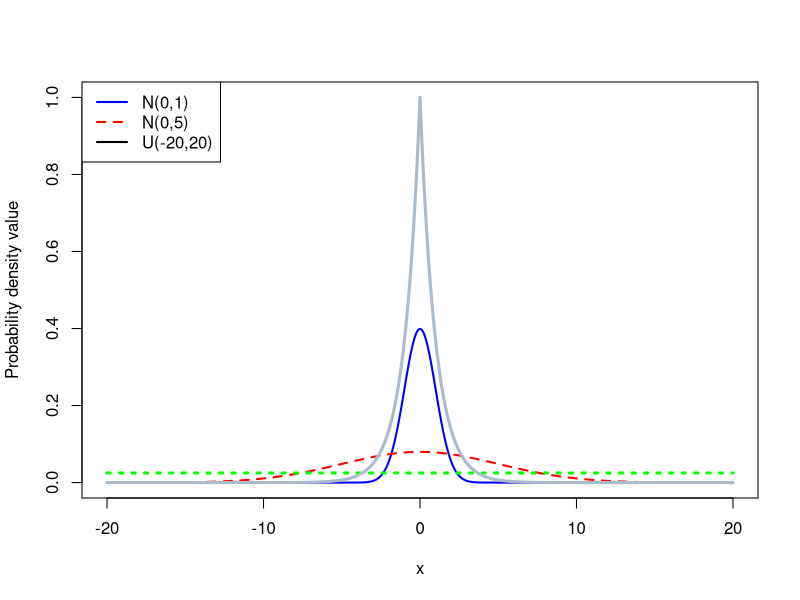
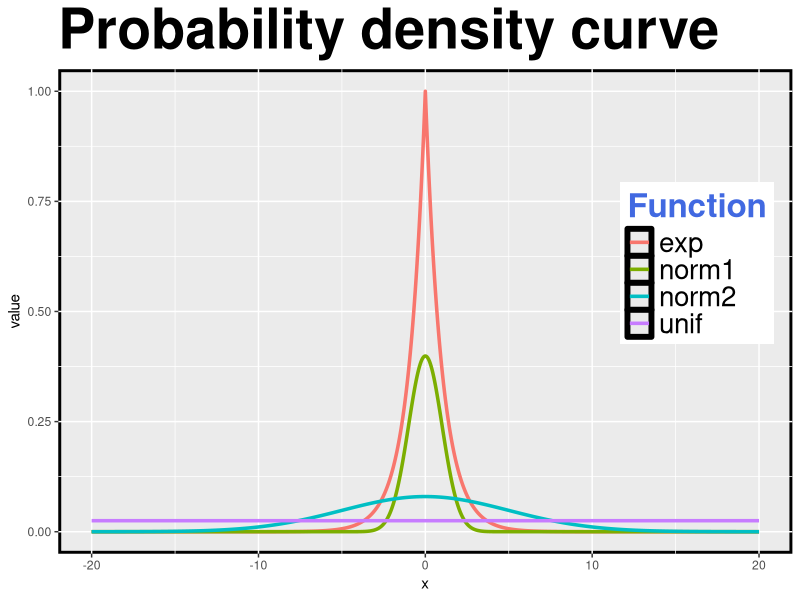
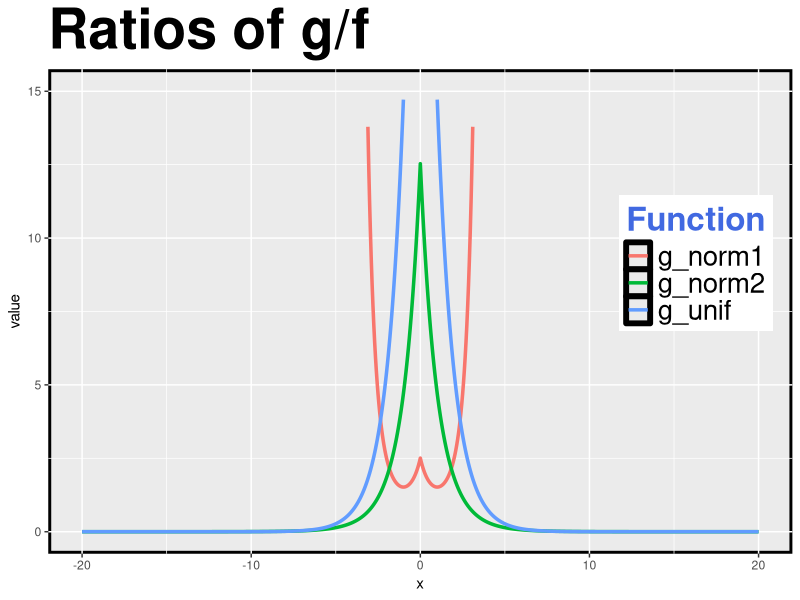
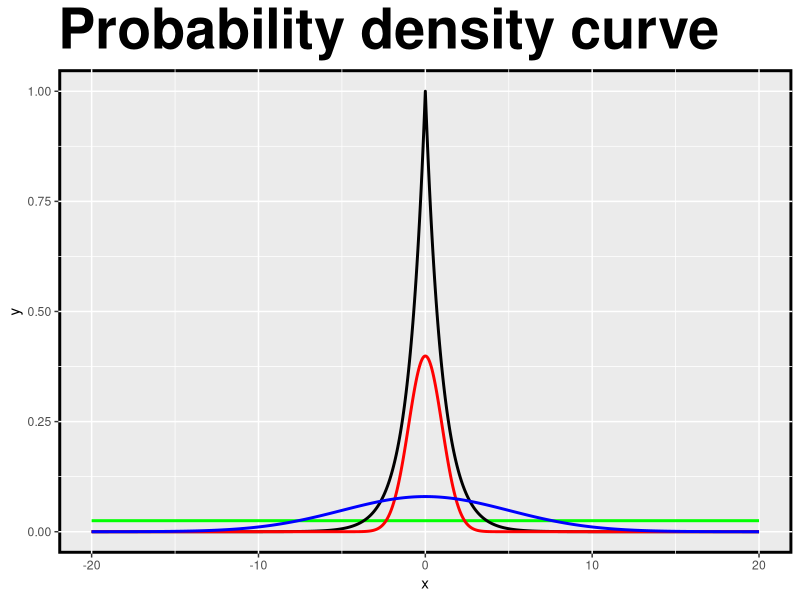
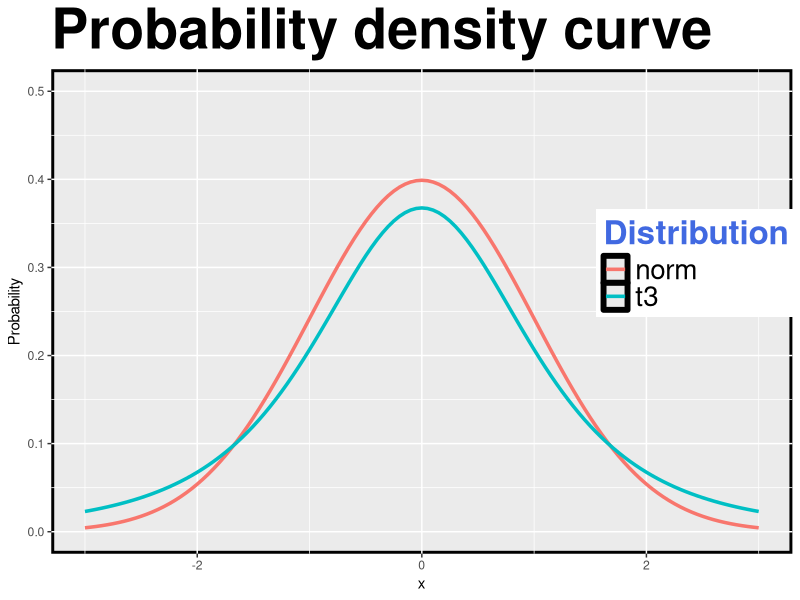
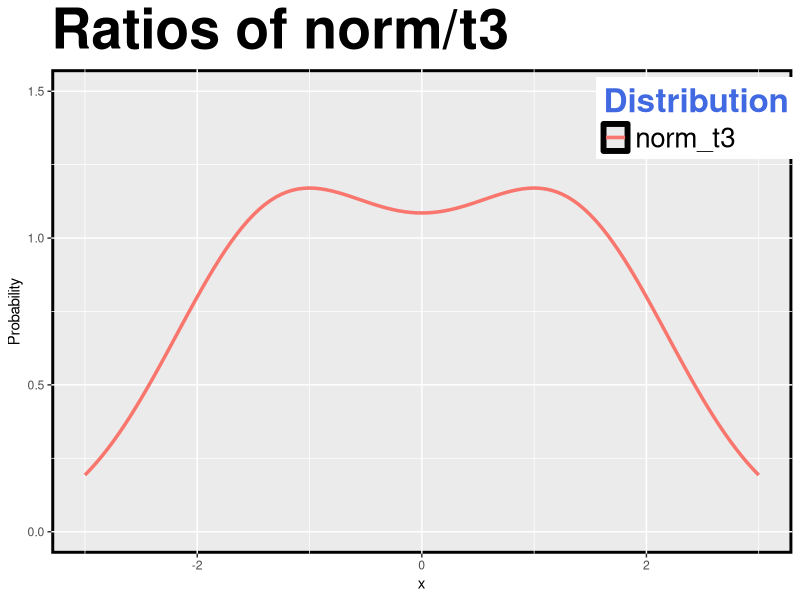
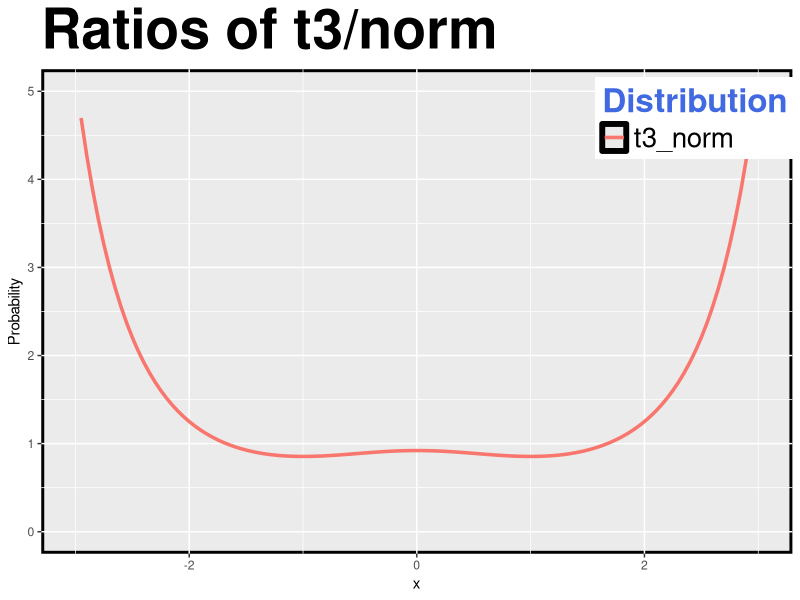

Write the R code that produced these figures, in order.
# 統計與模擬 HW1

# Question 01
n = 1000
z <- c();z1 <- c();z2 <- c()
for(i in 1:5000){
  y = runif(n,-20,20)
  x = 40*exp(-abs(y))
  z <- c(z,mean(x))
  
  y1 = rnorm(n,0,1)
  x1 = 40*exp(-abs(y1))*dunif(y1,-20,20)/dnorm(y1,0,1)
  z1 <- c(z1,mean(x1))
  
  y2 = rnorm(n,0,5)
  x2 = 40*exp(-abs(y2))*dunif(y2,-20,20)/dnorm(y2,0,5)
  z2 <- c(z2,mean(x2))
}
mean(z);var(z)
mean(z1);var(z1)
mean(z2);var(z2)

g <- function(x){
  y = exp(-abs(x))
  return(y)
}
f <- function(x){
  y = 0.025
  return(y)
}
par(pch=22, col="black") # plotting symbol and color
# set up the plot 

x=seq(-20,20,by=0.05)
plot(x,xlim = c(-20,20),ylim=c(0,1),type ="n", xlab="x", ylab="Probability density value") 
lines(x,dnorm(x,0,sd=1), col="blue", lwd=2, lty= 1,ylim=c(0,1))
curve(dnorm(x, sd=5), -20, 20, col="red", lwd=2, lty= 2, add=T)
curve(dunif(x, -20, 20),col="green", lwd=3, lty= 3, add=T)
lines(x,g(x),col="#AABBCC",lwd=3)
legend("topleft", c("N(0,1)", "N(0,5)","U(-20,20)"),
       col=c("blue","red",1), lwd=c(2,2,2), lty=c(1,2,1))
library(ggplot2)
library(dplyr)
x = seq(-20,20,by=0.05)
unif = f(x)
exp = g(x)
norm1 = dnorm(x,0,1)
norm2 = dnorm(x,0,5)
data <- cbind(x,unif,exp,norm1,norm2) %>% as.data.frame()
library(tidyverse)
data2 <- gather(data,key = "type",value = "value",2:5)
colnames(data) <- c("x","unif","exp(-|x|)","norm(0,1)","norm(0,5)")
ggplot(data2,aes(x=x))+ labs(title = "Probability density curve")+
  scale_y_continuous(limits = c(0,1))+
  geom_line(mapping = aes(x=x,y=value,color=type,group=type),size=1.2)+
  theme(legend.title = element_text(colour="royalblue", size=20, face="bold"))+
  theme(plot.title = element_text(size = 40, face = "bold"))+
  theme(legend.title=element_text(size=24))+
  theme(legend.text=element_text(size=20))+
  theme(legend.position = c(0.87,0.6))+
  theme(panel.background = element_rect(colour="black",size = 2))+ 
  scale_colour_discrete(name = "Function")

# plot2
x = seq(-20,20,by=0.05)
g_unif = g(x)/f(x)
g_norm1 = g(x)/dnorm(x,0,1)
g_norm2 = g(x)/dnorm(x,0,5)
data <- cbind(x,g_unif,g_norm1,g_norm2) %>% as.data.frame()
library(tidyverse)
data <- gather(data,key = "type",value = "value",2:4)
ggplot(data,aes(x=x))+ labs(title = "Ratios of g/f")+
  ylim(0,15)+
  geom_line(mapping = aes(x=x,y=value,color=type,group=type),size=1.2)+
  theme(legend.title = element_text(colour="royalblue", size=20, face="bold"))+
  theme(plot.title = element_text(size = 40, face = "bold"))+
  theme(legend.title=element_text(size=24))+
  theme(legend.text=element_text(size=20))+
  theme(legend.position = c(0.87,0.6))+
  theme(panel.background = element_rect(colour="black",size = 2))+ 
  scale_colour_discrete(name = "Function")
  
# Cao
x = seq(-20,20,by=0.05)
y = f(x)
y1 = g(x)
y2 = dnorm(x,0,1)
y3 = dnorm(x,0,5)
data <- cbind(x,y,y1,y2,y3) %>% as.data.frame()
ggplot(data,aes(x=x)) + labs(title = "Probability density curve") + 
  scale_y_continuous(limits = c(0,1))+
  geom_line(aes(y=y),lwd=1,col="green")+
  geom_line(aes(y=y1),lwd=1)+
  geom_line(aes(y=y2),lwd=1,col="red")+
  geom_line(aes(y=y3),lwd=1,col="blue")+
  theme(legend.position="topright")+
  theme(legend.title = element_text(colour="royalblue", size=20, face="bold"))+
  theme(plot.title = element_text(size = 40, face = "bold"))+
  theme(legend.title=element_text(size=24))+
  theme(legend.text=element_text(size=20))+
  theme(legend.position = c(0.87,0.6))+
  theme(panel.background = element_rect(colour="black",size = 2))+ 
  scale_colour_discrete(name = "Function")+
  scale_fill_manual(values=c("#999999", "#E69F00", "#56B4E9"), 
                    name="Experimental\nCondition",
                    breaks=c("yl", "y2", "y3"),
                    labels=c("Control", "Treatment 1", "Treatment 2"))
  
# Question 02

g<-function(x){(1/((2*pi)^(1/2)))*exp((-1/2)*(x^2))}

n = 1000
z <- c();z0 <- c();z1 <- c();z2 <- c();z3 <- c()
for(i in 1:5000){
  y1 = rt(n,df = 3)
  x1 = y1*g(y1)/dt(y1,df = 3)
  z1 <- c(z1,mean(x1))
  x2 = (y1)^2*g(y1)/dt(y1,df=3)
  z2 <- c(z2,mean(x2))
}
mean(z1);var(z1)
mean(z2);var(z2)
var_z <- mean(z2)-(mean(z1))^2;var_z


f <- function(t){
    y =(gamma(2)/(sqrt(3*pi)*gamma(3/2))*((1+(t^2)/3))^(-2))
    return(y)
}


n = 1000
z <- c();z0 <- c();z1 <- c();z2 <- c();z3 <- c()
for(i in 1:5000){
  y1 = rnorm(n,0,1)
  x1 = y1*dt(y1,df = 3)/dnorm(y1,0,1)
  z1 <- c(z1,mean(x1))
  x2 = (y1)^2*dt(y1,df = 3)/dnorm(y1,0,1)
  z2 <- c(z2,mean(x2))
}
mean(z1);var(z1)
mean(z2);var(z2)
var_z <- mean(z2)-(mean(z1))^2;var_z

# plot
x = seq(-3,3,by=0.05)
norm = dnorm(x,0,1)
t3 = dt(x,df = 3)
data3 <- cbind(x,norm,t3) %>% as.data.frame()
options(digits = 6)
library(tidyverse)
data3 <- gather(data3,key = "Distribution",value = "Probability",2:3)
ggplot(data3,aes(x=x)) + labs(title = "Probability density curve") + 
  scale_y_continuous(limits = c(0,0.5))+
  geom_line(mapping = aes(y=Probability,color=Distribution,group=Distribution),size=1.2)+
  theme(legend.title = element_text(colour="royalblue", size=20, face="bold"))+
  theme(plot.title = element_text(size = 40, face = "bold"))+
  theme(legend.title=element_text(size=24))+
  theme(legend.text=element_text(size=20))+
  theme(legend.position = c(0.87,0.6))+
  theme(panel.background = element_rect(colour="black",size = 2))

# plot
x = seq(-3,3,by=0.05)
norm_t3 = dnorm(x,0,1)/ dt(x,df = 3)
data3 <- cbind(x,norm_t3) %>% as.data.frame()
library(tidyverse)
data3 <- gather(data3,key = "Distribution",value = "Probability",2)
ggplot(data3,aes(x=x)) + labs(title = "Ratios of norm/t3") + 
  scale_y_continuous(limits = c(0,1.5))+
  geom_line(mapping = aes(y=Probability,color=Distribution,group=Distribution),size=1.2)+
  theme(legend.title = element_text(colour="royalblue", size=20, face="bold"))+
  theme(plot.title = element_text(size = 40, face = "bold"))+
  theme(legend.title=element_text(size=24))+
  theme(legend.text=element_text(size=20))+
  theme(legend.position = c(0.87,0.9))+
  theme(panel.background = element_rect(colour="black",size = 2))

# plot
x = seq(-3,3,by=0.05)
t3_norm = dt(x,df = 3)/dnorm(x,0,1) 
data3 <- cbind(x,t3_norm) %>% as.data.frame()
library(tidyverse)
data3 <- gather(data3,key = "Distribution",value = "Probability",2)
ggplot(data3,aes(x=x)) + labs(title = "Ratios of t3/norm") + 
  scale_y_continuous(limits = c(0,5))+
  geom_line(mapping = aes(y=Probability,color=Distribution,group=Distribution),size=1.2)+
  theme(legend.title = element_text(colour="royalblue", size=20, face="bold"))+
  theme(plot.title = element_text(size = 40, face = "bold"))+
  theme(legend.title=element_text(size=24))+
  theme(legend.text=element_text(size=20))+
  theme(legend.position = c(0.87,0.9))+
  theme(panel.background = element_rect(colour="black",size = 2))
